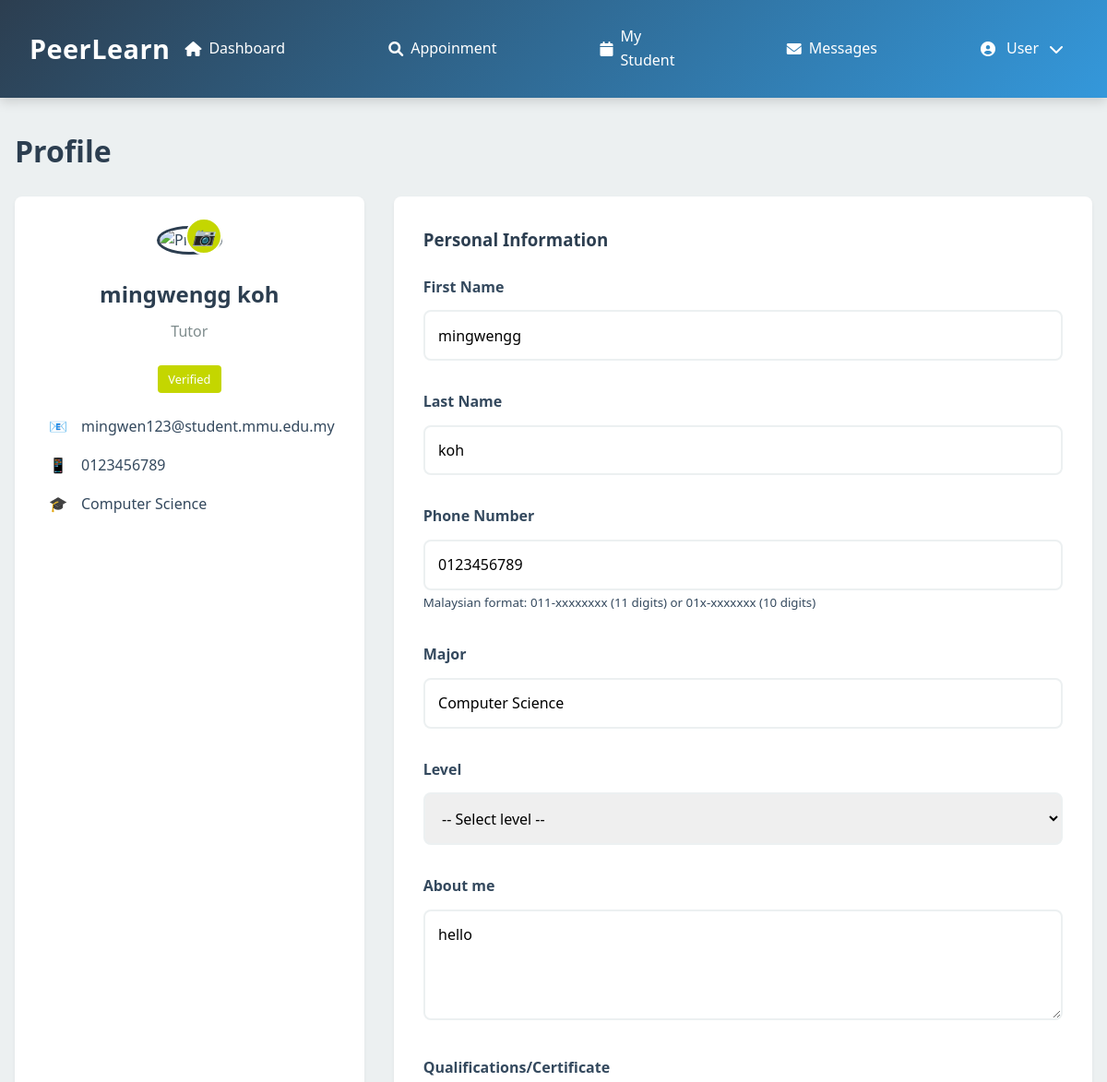
The app's page /tutor_profile.php (signed in, upper part), older data.
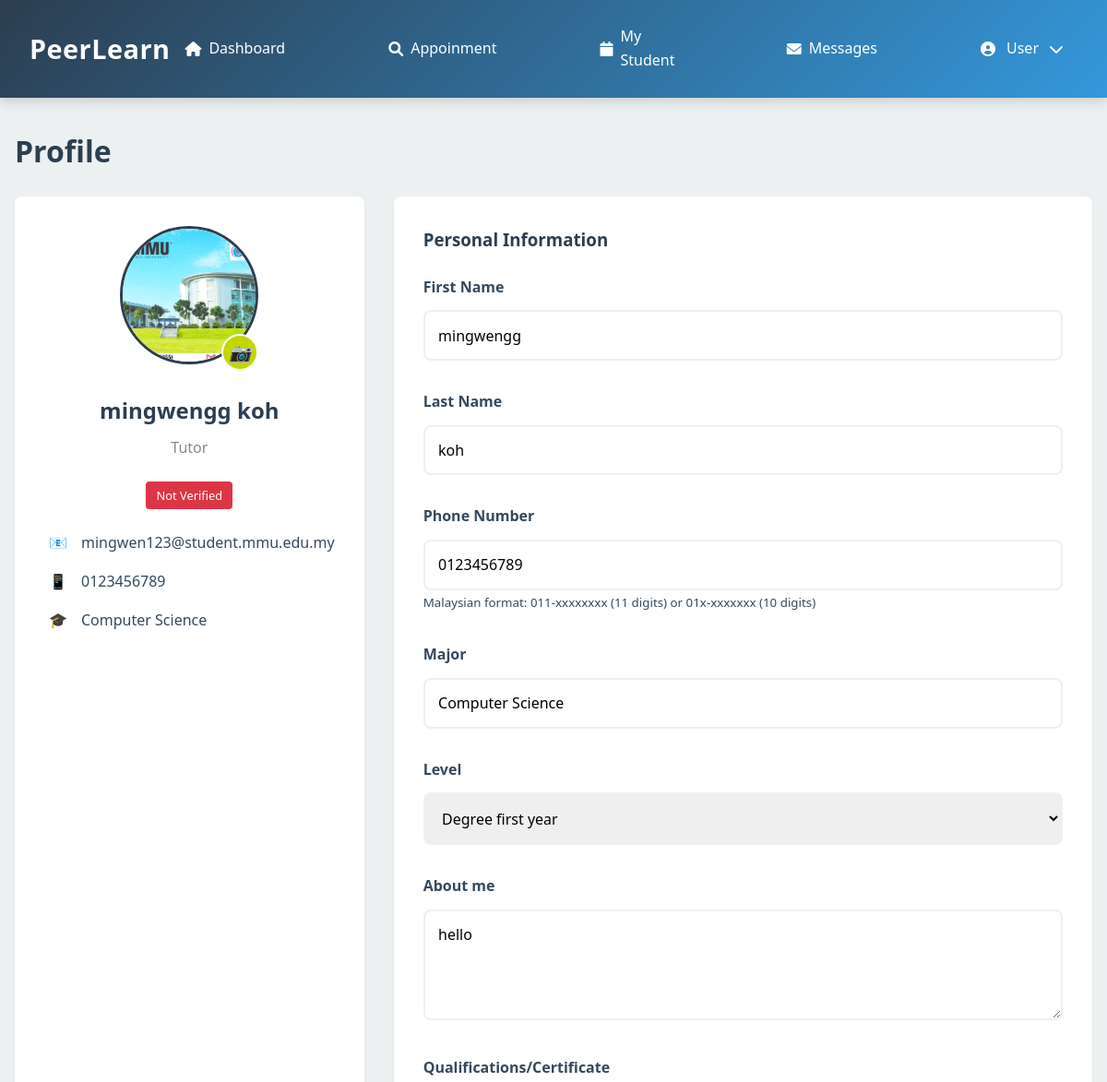
The same page, newer data.
### tables this page shows
CREATE TABLE `user` (
  `user_id` int(11) NOT NULL,
  `username` varchar(50) NOT NULL,
  `password` varchar(255) DEFAULT NULL,
  `email` varchar(100) NOT NULL,
  `role` enum('student','tutor','admin') NOT NULL,
  `first_name` varchar(50) NOT NULL,
  `last_name` varchar(50) NOT NULL,
  `phone` varchar(20) DEFAULT NULL,
  `profile_image` varchar(255) DEFAULT NULL,
  `is_active` tinyint(1) DEFAULT 1,
  `created_at` timestamp NOT NULL DEFAULT current_timestamp(),
  `last_login` datetime DEFAULT NULL,
  `reset_token_hash` varchar(64) DEFAULT NULL,
  `reset_token_expires_at` datetime DEFAULT NULL
);

CREATE TABLE `tutorprofile` (
  `user_id` int(11) NOT NULL,
  `major` varchar(100) DEFAULT NULL,
  `year` varchar(50) DEFAULT NULL,
  `bio` text DEFAULT NULL,
  `qualifications` text DEFAULT NULL,
  `is_verified` tinyint(1) DEFAULT 0,
  `rating` decimal(3,2) DEFAULT 0.00,
  `total_sessions` int(11) DEFAULT 0,
  `program` varchar(255) DEFAULT NULL,
  `status` varchar(50) DEFAULT NULL
);

### tutor_profile.php (the view, shortened to what the changed rows need)
<?php
require_once 'db_connection.php';
$user_id = $_SESSION['user_id'] ?? 0;
$user_query = "SELECT u.*, tp.major, tp.year, tp.bio, tp.qualifications, tp.is_verified, cf.file_path as cgpa_file
               FROM user u
               LEFT JOIN tutorprofile tp ON u.user_id = tp.user_id
               LEFT JOIN credential_file cf ON u.user_id = cf.user_id AND cf.file_type = 'cgpa'
               WHERE u.user_id = ?";
$stmt = $conn->prepare($user_query);
$stmt->bind_param("i", $user_id);
$stmt->execute();
$result = $stmt->get_result();
$user = $result->fetch_assoc();
$first_name = $user['first_name'];
$last_name = $user['last_name'];
$email = $user['email'];
$phone = $user['phone'] ?? '';
$major = $user['major'] ?? '';
$year = $user['year'] ?? '';
$bio = $user['bio'] ?? '';
$profile_image = $user['profile_image'] ?? '';
$is_verified = $user['is_verified'] ?? null;
?>
<!DOCTYPE html>
<html lang="en">
<head>
    <link href="https://cdn.jsdelivr.net/npm/select2@4.1.0-rc.0/dist/css/select2.min.css" rel="stylesheet" />
</head>
<body>
    <?php include 'header/tut_head.php'; ?>
    <main>
        <h1 class="page-title">Profile</h1>
        <div class="profile-container">
            <div class="profile-sidebar">
                <div class="profile-image-container">
                    <?php if ($profile_image): ?>
                        <img src="<?php echo htmlspecialchars($profile_image); ?>" alt="Profile" class="profile-image">
                    <?php else: ?>
                        <div class="profile-image-placeholder"><?php echo strtoupper(substr($first_name, 0, 1)); ?></div>
                    <?php endif; ?>
                    <label for="profile_image_upload" class="edit-profile-image">
                        <i>📷</i>
                    </label>
                </div>
                <h2 class="profile-name"><?php echo htmlspecialchars($first_name . ' ' . $last_name); ?></h2>
                <p class="profile-role">Tutor</p>
                <?php
                $verification_status = 'Pending Verification';
                $verification_style = 'background-color: #6c757d; color: white;';
                if ($is_verified === 1) {
                    $verification_status = 'Verified';
                    $verification_style = 'background-color: #C4D600; color: white;';
                } elseif ($is_verified === 0) {
                    $verification_status = 'Not Verified';
                    $verification_style = 'background-color: #dc3545; color: white;';
                }
                ?>
                <div class="verified-badge" style="<?php echo $verification_style; ?>">
                    <?php echo htmlspecialchars($verification_status); ?>
                </div>
                <div class="profile-info">
                    <div class="info-item">
                        <div class="info-icon">📧</div>
                        <div class="info-text"><?php echo htmlspecialchars($email); ?></div>
                    </div>
                    <div class="info-item">
                        <div class="info-icon">📱</div>
                        <div class="info-text"><?php echo $phone ? htmlspecialchars($phone) : 'Not Set'; ?></div>
                    </div>
                    <div class="info-item">
                        <div class="info-icon">🎓</div>
                        <div class="info-text"><?php echo $major ? htmlspecialchars($major) : 'Not Set'; ?></div>
                    </div>
                </div>
            </div>
            <div class="profile-content">
                <div class="profile-section">
                    <form action="" method="post" enctype="multipart/form-data">
                        <div class="form-group">
                            <label for="first_name">First Name</label>
                            <input type="text" class="form-control" id="first_name" name="first_name" value="<?php echo htmlspecialchars($first_name); ?>" required>
                        </div>
                        <div class="form-group">
                            <label for="last_name">Last Name</label>
                            <input type="text" class="form-control" id="last_name" name="last_name" value="<?php echo htmlspecialchars($last_name); ?>" required>
                        </div>
                        <div class="form-group">
                            <label for="phone">Phone Number</label>
                            <input type="tel" class="form-control" id="phone" name="phone" value="<?php echo htmlspecialchars($phone); ?>">
                            <small class="form-text text-muted">Malaysian format: 011-xxxxxxxx (11 digits) or 01x-xxxxxxx (10 digits)</small>
                        </div>
                        <div class="form-group">
                            <label for="major">Major</label>
                            <input type="text" class="form-control" id="major" name="major" value="<?php echo htmlspecialchars($major); ?>">
                        </div>
                        <div class="form-group">
                            <label for="year">Level</label>
                            <select class="form-control" id="year" name="year">
                                <option value="" <?php echo $year == '' ? 'selected' : ''; ?>>-- Select level --</option>
                                <option value="Degree first year" <?php echo $year == 'Degree first year' ? 'selected' : ''; ?>>Degree first year</option>
                            </select>
                        </div>
                        <div class="form-group">
                            <label for="bio">About me</label>
                            <textarea class="form-control" id="bio" name="bio" placeholder="Introduce yourself, including your teaching style, experience, etc."><?php echo htmlspecialchars($bio); ?></textarea>
                        </div>
                    </form>
                </div>
            </div>
        </div>
    </main>
</body>
</html>

Row changes from the older to the newer data that the page shows:
changed user "mingwengg koh": profile_image: picture added; tutorprofile.is_verified "Verified" → "Not Verified"
now on this page (row edited): tutorprofile: year "Degree first year"
changed tutorprofile: is_verified 1 → 0 (drawn)
Text that changed along with them:
form field year: "-- Select level --" → (not shown)
